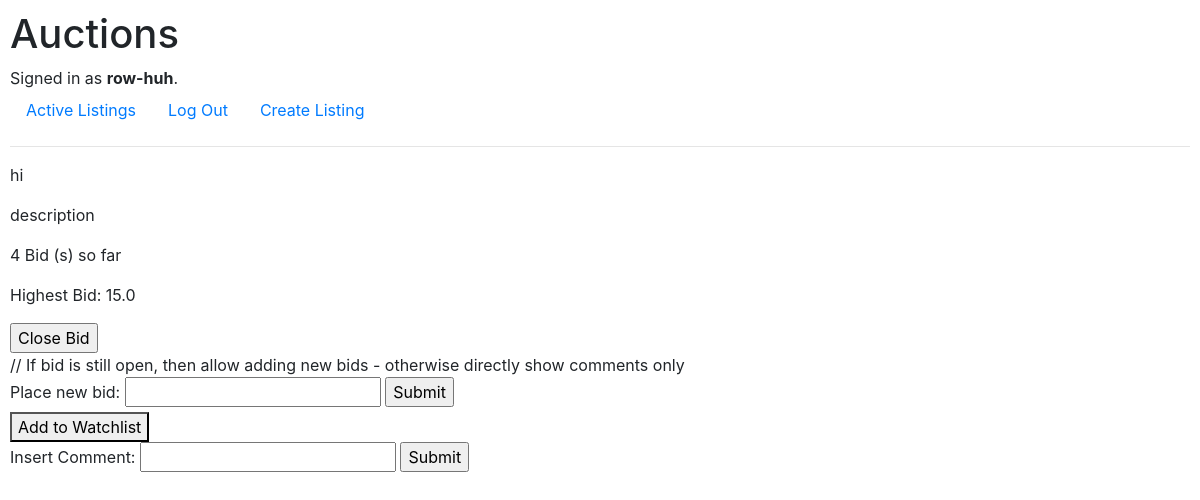
The app's page /listing-page/1 (signed in), older data.
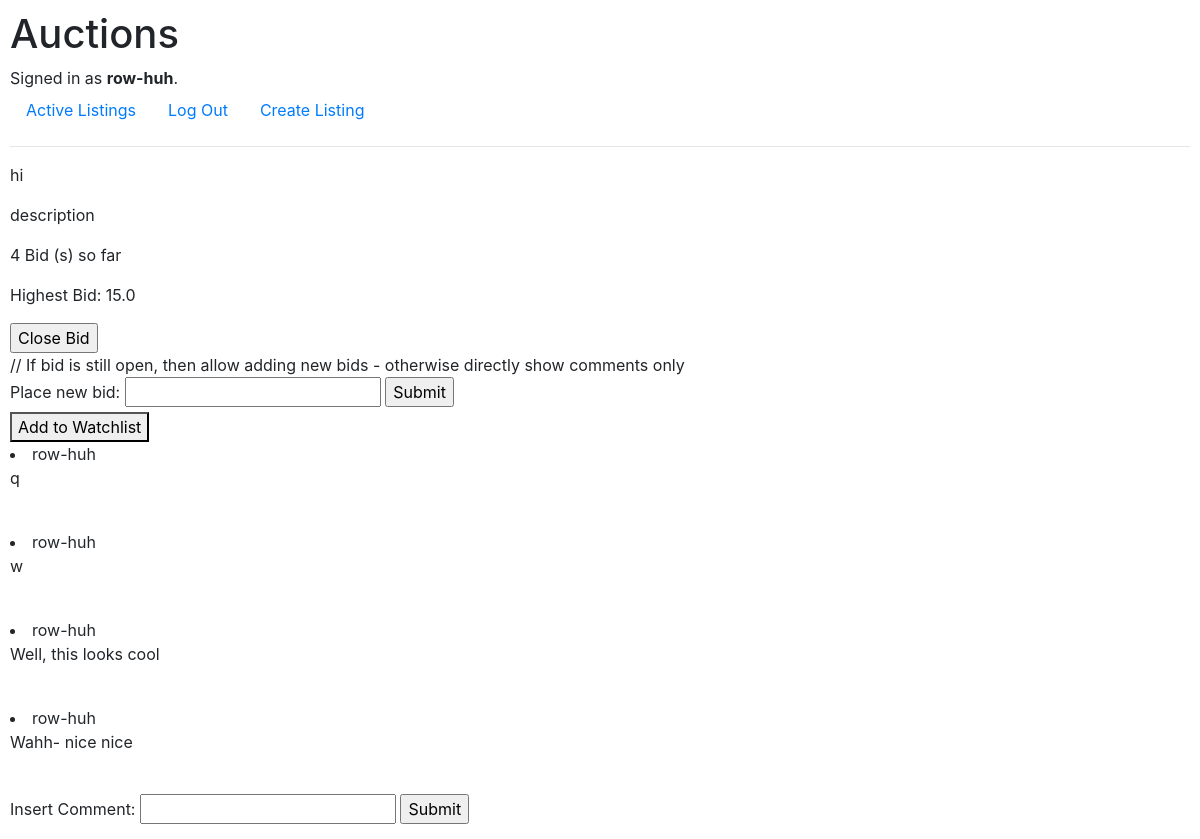
The same page, newer data.
### auctions/models.py (models this page shows)
class User(AbstractUser):
    pass

class AuctionListings(models.Model):
    publisher_id = models.ForeignKey(User, on_delete=models.CASCADE, related_name="Auction_Publisher")
    title = models.CharField(max_length=64, default='')
    description = models.TextField(default='')
    starting_bid = models.FloatField(default=0)
    url = models.URLField(max_length=200, null=True)
    is_closed = models.BooleanField(default=False)
    closing_bid = models.ForeignKey("Bids", null=True, on_delete=models.SET_NULL, default=None)
    winning_user = models.ForeignKey(User, null=True, on_delete=models.CASCADE, default=None, related_name="Auction_Winner")

class Comments(models.Model):
    listing = models.ForeignKey(AuctionListings, on_delete=models.CASCADE)
    user = models.ForeignKey(User, on_delete=models.CASCADE)
    content = models.CharField(max_length=64)

### auctions/views.py (the view, shortened to what this page needs)
# urls.py: path("listing-page", views.listing_page, name="listing-page"),
def listing_page(request, listing_id):
    if request.method == "GET":
        listing = AuctionListings.objects.get(id=listing_id)
        print("Fetched Listing: ", listing)
        total_bids = len(Bids.objects.filter(listing_id=listing.id))
        print("Fetched total_bids: ", total_bids)
        max_bid = Bids.objects.filter(listing_id=listing_id).aggregate(Max('bid'))['bid__max']
        if (not max_bid):
            max_bid = AuctionListings.objects.get(id=listing.id).starting_bid
            print(max_bid)
        in_watchlist = WatchList.objects.filter(user=request.user, listing=listing_id).exists()
        comments = Comments.objects.filter(listing=listing)
        is_owner = True if listing.publisher_id == request.user else False
        print(comments)
        return render(request, "auctions/listing.html",
                      {'listing': listing, 'total_bids': total_bids, 'max_bid' : max_bid, 'in_watchlist': in_watchlist, 'comments': comments, 'is_owner': is_owner,
                       'is_closed': listing.is_closed,
                       'closing_bid': listing.closing_bid})

### auctions/templates/auctions/listing.html (shortened to what this page needs)
{% extends "auctions/layout.html" %}
{% block body %}
    <p>{{ listing.title }}</p>
    <p>{{ listing.description }}</p>
    <p>{{ total_bids }} Bid (s) so far</p>
    <p>Highest Bid: {{ max_bid }}</p>
    {% if is_owner %}
        <form action="{% url 'close-bid' %}">
            <input type="submit" value="Close Bid"/>
        </form>
    {% endif %}
    // If bid is still open, then allow adding new bids - otherwise directly show comments only
    {% if not is_closed %}
        <form action="{% url 'listing-page' listing.id %}" method="POST">
            <label>Place new bid:</label>
            <input name="new_bid" type="number" placeholder="{{ listing.bid }}" />
            <input type="submit" value="Submit" />
        </form>
        <form action="{% url 'add-to-watchlist' listing.id %}" method="POST">
            <button type="submit">
                {% if in_watchlist %}
                    Remove From Watchlist
                {% else %}
                    Add to Watchlist
                {% endif %}
            </button>
        </form>
    {% endif %}
    {% block comment_Section %}
        {% if comments %}
            {% for comment in comments %}
                <li>{{ comment.user.username }}</li>
                <p>{{ comment.content }}</p>
                <br/>
            {% endfor %}
        {% endif %}
        <form action="{% url 'add-comment' %}" method="POST">
            <label>Insert Comment: </label>
            <input name='comment-content' id='comment-content' type=text></input>
            <input type='submit'></input>
        </form>
    {% endblock %}
{% endblock body %}

### auctions/templates/auctions/layout.html (shortened to what this page needs)
{% load static %}
<!DOCTYPE html>
<html lang="en">
    <head>
        <link rel="stylesheet" href="https://stackpath.bootstrapcdn.com/bootstrap/4.4.1/css/bootstrap.min.css">
        <link href="{% static 'auctions/styles.css' %}" rel="stylesheet">
    </head>
    <body>
        <h1>Auctions</h1>
        <div>
            {% if user.is_authenticated %}
                Signed in as <strong>{{ user.username }}</strong>.
            {% else %}
                Not signed in.
            {% endif %}
        </div>
        <ul class="nav">
            <li class="nav-item">
                <a class="nav-link" href="{% url 'index' %}">Active Listings</a>
            </li>
            {% if user.is_authenticated %}
                <li class="nav-item">
                    <a class="nav-link" href="{% url 'logout' %}">Log Out</a>
                </li>
                <li class="nav-item">
                    <a class="nav-link" href="{% url 'create-listing' %}">Create Listing</a>
                </li>
            {% endif %}
        </ul>
        <hr>
        {% block body %}
        {% endblock %}
    </body>
</html>

### auctions/static/auctions/styles.css (style rules this page uses)
body { padding: 10px; }

Row changes from the older to the newer data that the page shows:
added Comments: user.username "row-huh", content "q"
added Comments: user.username "row-huh", content "w"
added Comments: user.username "row-huh", content "Well, this looks cool"
added Comments: user.username "row-huh", content "Wahh- nice nice"
